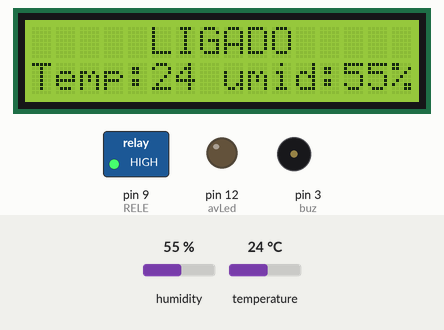
This sketch was run on a simulated Arduino Uno, built with avr-gcc and run on an emulated ATmega328P. On the bench: 16×2 character LCD, switched loads named in the sketch (green lamp = pin HIGH), output pins drawn as LEDs (lit = HIGH), buzzer (waves = sounding, pin HIGH). The inputs (shaded band) are chosen by the test bench; at power-on: humidity 55 %, temperature 24 °C. What the sketch prints to the serial monitor is not drawn.

Above: at 4.2 s.
4.3 s: humidity set to 79 %
At 6.6 s:
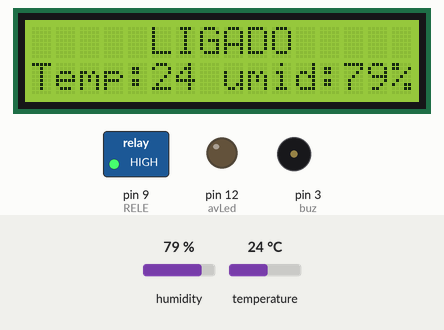
7.0 s: humidity set to 82 %
At 7.5 s:
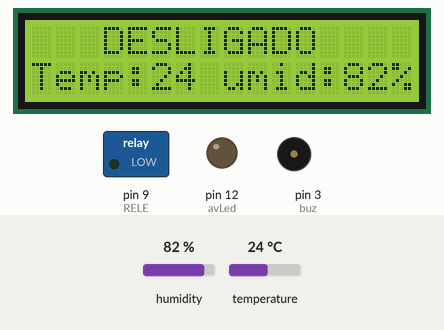
9.7 s: temperature set to 12 °C
At 11.7 s:
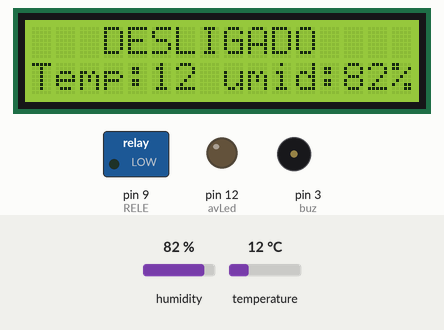
12.8 s: temperature set to 19 °C
At 13.8 s:
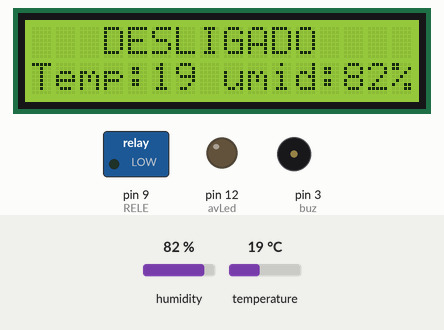
15.5 s: humidity set to 22 %
At 18.0 s:
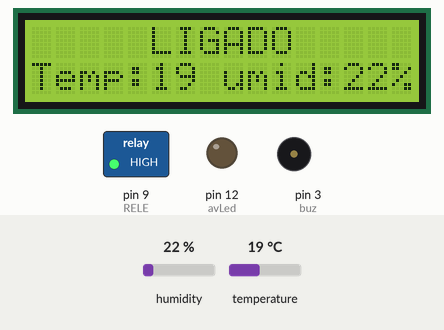
Timing chart, 0 to 19.5 s (numbered marks = the images above; inputs shaded):
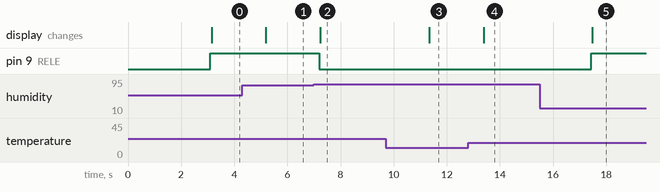

Measured:
- the behaviour switches between 80 and 81 % on humidity (found by bisection; images 1 and 2)
- after the input at 4.3 s, the display: changes after 0.89 s (image 1)
- after the input at 7.0 s, pin 9 (RELE): HIGH → LOW after 0.20 s; the display: changes after 0.24 s (image 2)
- after the input at 9.7 s, the display: changes after 1.6 s (image 3)
- after the input at 12.8 s, the display: changes after 0.59 s (image 4)
- after the input at 15.5 s, pin 9 (RELE): LOW → HIGH after 1.9 s; the display: changes after 2.0 s (image 5)

The sketch:

Umidificado_Inteligente.ino
```cpp
#include "DHT.h"
#include <LiquidCrystal_I2C.h>
#define endereco 0x27
#define colunas 16
#define linhas 2
#define SENSOR 2
#define RELE 9
#define TIPO DHT22
LiquidCrystal_I2C lcd(endereco, colunas, linhas);  //Dados referentes ao LCD.
DHT dht(SENSOR, TIPO);                             //Dados para o DHT

int buz = 3;
int avLed = 12;
int maxHumidade = 80;

void setup() {
  Serial.begin(9600);
  dht.begin();
  lcd.init();
  lcd.clear();
  lcd.backlight();

  pinMode(avLed, OUTPUT);
  pinMode(buz, OUTPUT);

  lcd.setCursor(0, 0);
  lcd.print(F("Inicializando..."));
  lcd.setCursor(0, 1);
  lcd.print(F("Prog. com Arduino"));

  Serial.println(F(" Inicializando Umidificador Inteligente:"));
  delay(3000);

  pinMode(RELE, OUTPUT);
}

void loop() {
  float h = dht.readHumidity();   //Ler Umidade
  int t = dht.readTemperature();  //Ler Temperatura

  if (isnan(h) || isnan(t)) defensiva();
  else {
    if (h <= maxHumidade) {
      ligar(h, t);
    } else {
      desligar(h, t);
    }
  }

  Serial.print("Umidade relativa do ar: ");
  Serial.print(h);
  Serial.print(" %\t ");
  Serial.print("Temperatura: ");
  Serial.print(t);
  Serial.println(" °C ");
  delay(2000);
}

void defensiva() {
  lcd.clear();
  lcd.setCursor(3, 0);  //Coloca o cursor na coluna 3 da linha 0 do LCD.
  lcd.print(F("DESLIGADO"));
  lcd.setCursor(0, 1);
  lcd.print(F("Falha na leitura"));
  digitalWrite(avLed, HIGH);

  tone(buz, 261, 250);
  delay(250);
  noTone(buz);
  Serial.print("Defensiva");
}

void ligar(int h, int t) {
  digitalWrite(avLed, LOW);
  digitalWrite(RELE, HIGH);
  lcd.clear();
  lcd.setCursor(5, 0);                           //Coloca o cursor na coluna 4 da linha 0 do LCD.
  lcd.print(F("LIGADO"));                        //Imprime o texto no LCD
  lcd.setCursor(0, 1);                           //Coloca o cursor na coluna 0 da linha 1 do LCD.
  lcd.print(F("Temp:"));                         //Imprime o texto no LCD
  lcd.print(t);                                  //Imprime o texto no LCD
  lcd.print(F(" umid:"));                        //Imprime o texto no LCD
  lcd.print(h);                                  //Imprime o texto no LCD
  lcd.print(F("%"));                             //Imprime o texto no LCD
  Serial.print(F(" UMIDIFICADOR DESLIGADO: "));  //Serial Display
}

void desligar(int h, int t) {
  digitalWrite(avLed, LOW);
  digitalWrite(RELE, LOW);
  lcd.clear();
  lcd.setCursor(3, 0);                           //Coloca o cursor na coluna 3 da linha 0 do LCD.
  lcd.print(F("DESLIGADO"));                     //Imprime o texto no LCD
  lcd.setCursor(0, 1);                           //Coloca o cursor na coluna 0 da linha 1 do LCD.
  lcd.print(F("Temp:"));                         //Imprime o texto no LCD
  lcd.print(t);                                  //Imprime o texto no LCD
  lcd.print(F(" umid:"));                        //Imprime o texto no LCD
  lcd.print(h);                                  //Imprime o texto no LCD
  lcd.print(F("%"));                             //Imprime o texto no LCD
  Serial.print(F(" UMIDIFICADOR DESLIGADO: "));  //Serial Display
}
```
